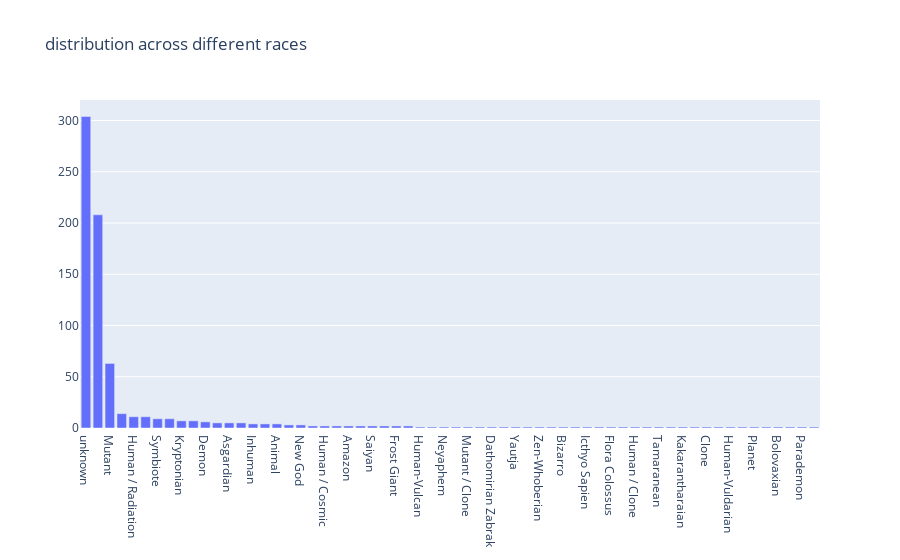

Notebook code for this chart:
### Code cell
trace = go.Bar(
    x = heroes['Race'].value_counts().index,
    y = heroes['Race'].value_counts().values,
    name = "Races"
)

layout  = go.Layout(
    title = "distribution across different races"
)
fig = go.Figure(data = [trace],layout = layout)
py.iplot(fig,filename = 'distribution across different races')

### Figure 1 — Plotly figure (JSON) as saved in the notebook; plotly's stock layout.template omitted (floating-point values rounded to 4 significant figures)
{"data": [{"name": "Races", "type": "bar", "x": ["unknown", "Human", "Mutant", "God / Eternal", "Human / Radiation", "Cyborg", "Symbiote", "Android", "Kryptonian", "Alien", "Demon", "Alpha", "Asgardian", "Atlantean", "Inhuman", "Cosmic Entity", "Animal", "Human / Altered", "New God", "Demi-God", "Human / Cosmic", "Metahuman", "Amazon", "Vampire", "Saiyan", "Eternal", "Frost Giant", "Human-Kree", "Human-Vulcan", "Zombie", "Neyaphem", "Yoda's species", "Mutant / Clone", "Gorilla", "Dathomirian Zabrak", "Czarnian", "Yautja", "Gungan", "Zen-Whoberian", "Strontian", "Bizarro", "Xenomorph XX121", "Icthyo Sapien", "Korugaran", "Flora Colossus", "Kaiju", "Human / Clone", "Human-Spartoi", "Tamaranean", "Martian", "Kakarantharaian", "Talokite", "Clone", "Luphomoid", "Human-Vuldarian", "Maiar", "Planet", "Rodian", "Bolovaxian", "Spartoi", "Parademon", "Ungaran"], "y": [304, 208, 63, 14, 11, 11, 9, 9, 7, 7, 6, 5, 5, 5, 4, 4, 4, 3, 3, 2, 2, 2, 2, 2, 2, 2, 2, 2, 1, 1, 1, 1, 1, 1, 1, 1, 1, 1, 1, 1, 1, 1, 1, 1, 1, 1, 1, 1, 1, 1, 1, 1, 1, 1, 1, 1, 1, 1, 1, 1, 1, 1]}], "layout": {"title": {"text": "distribution across different races"}}}
